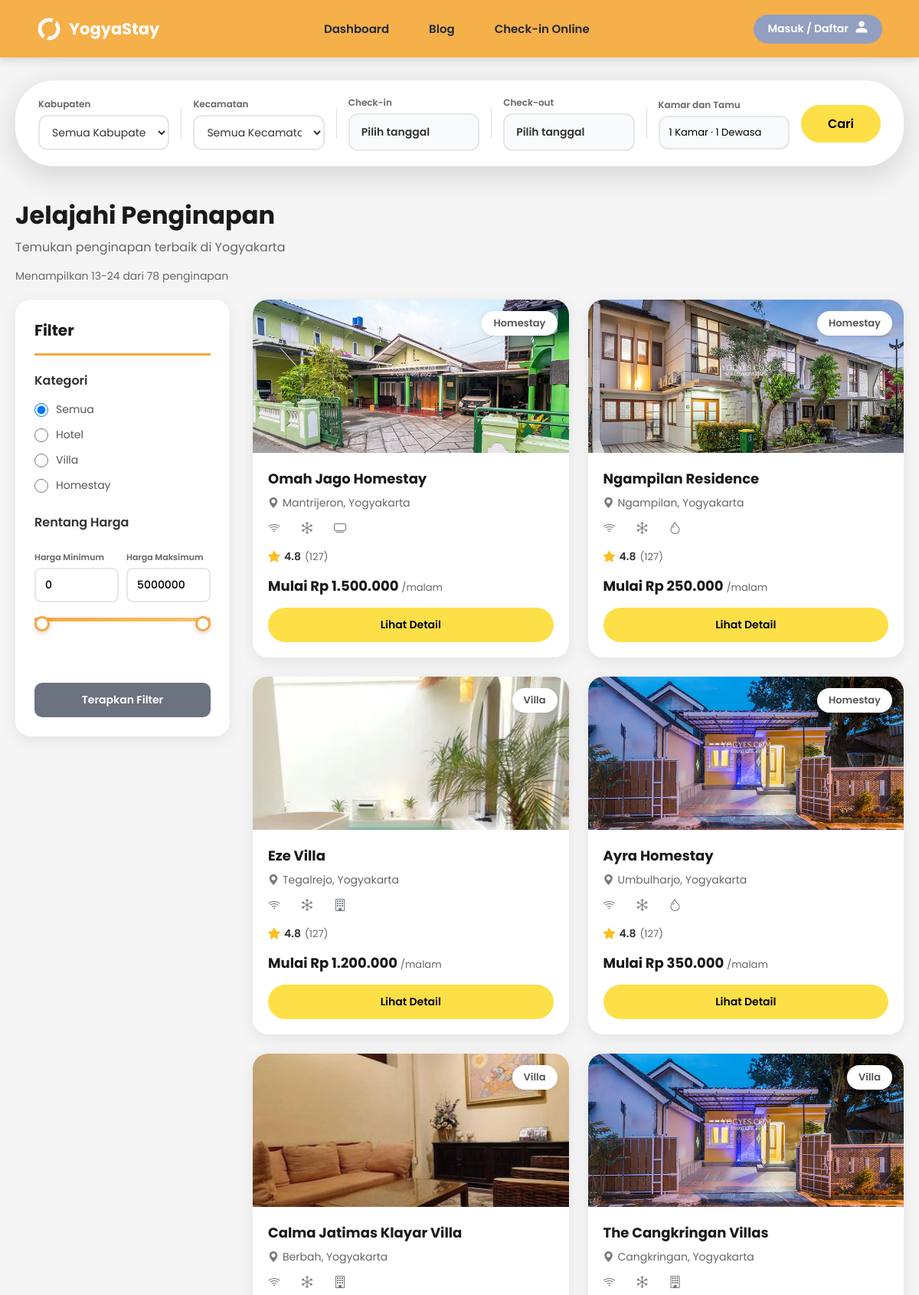
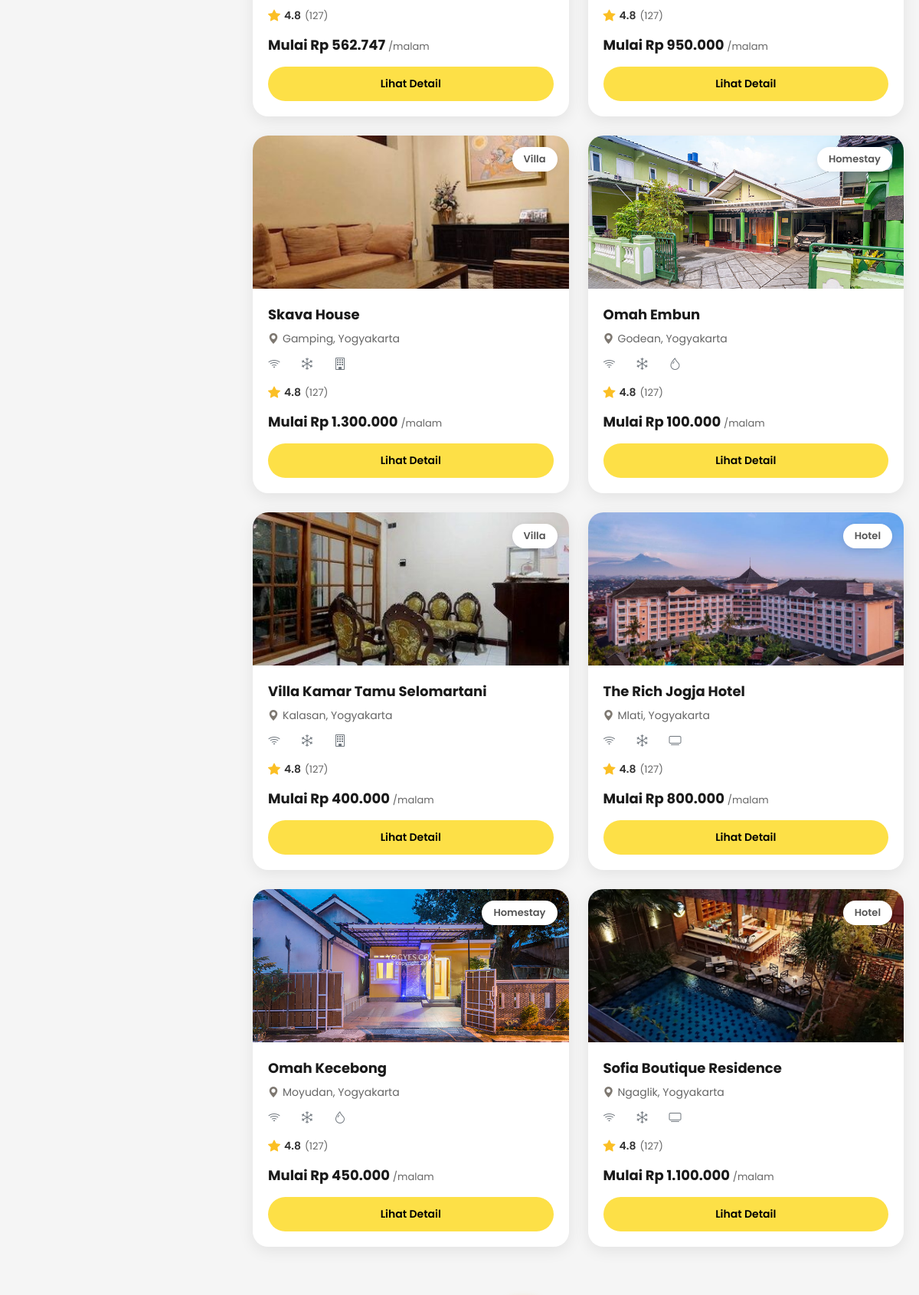
Screenshot of /users/penginapan.php?page=2& (upper part) with the database file from the repository (2 pictures, top to bottom).
### tables this page shows
CREATE TABLE `penginapan` (
  `id_penginapan` int(11) NOT NULL,
  `nama_penginapan` varchar(150) NOT NULL,
  `tipe_penginapan` enum('hotel','villa','homestay') NOT NULL,
  `id_kabupaten` int(11) NOT NULL,
  `id_kecamatan` int(11) NOT NULL,
  `alamat` text NOT NULL,
  `deskripsi` text DEFAULT NULL,
  `tentang_kami` text DEFAULT NULL,
  `harga_mulai` decimal(12,2) NOT NULL,
  `rating` decimal(3,2) DEFAULT 0.00,
  `jumlah_review` int(11) DEFAULT 0,
  `is_featured` tinyint(1) DEFAULT 0,
  `latitude` decimal(10,8) DEFAULT NULL,
  `longitude` decimal(11,8) DEFAULT NULL,
  `status` enum('aktif','nonaktif') DEFAULT 'aktif',
  `created_at` timestamp NOT NULL DEFAULT current_timestamp()
);

CREATE TABLE `kecamatan` (
  `id_kecamatan` int(11) NOT NULL,
  `id_kabupaten` int(11) NOT NULL,
  `nama_kecamatan` varchar(100) NOT NULL
);

### users/penginapan.php (the view, shortened to what the rows shown need)
<?php
require_once '../config.php';
$rooms = isset($_GET['rooms']) ? intval($_GET['rooms']) : 1;
$adults = isset($_GET['adults']) ? intval($_GET['adults']) : 1;
$children = isset($_GET['children']) ? intval($_GET['children']) : 0;
$page = isset($_GET['page']) ? intval($_GET['page']) : 1;
$items_per_page = 12;
$offset = ($page - 1) * $items_per_page;
$where_clause = "WHERE 1=1";
$having_clause = "";
if ($rooms > 0 || $adults > 0 || $children > 0) {
    $total_guests = $adults + $children;
    $having_conditions = [];
    if ($rooms > 0) {
        $having_conditions[] = "SUM(tk.jumlah_kamar) >= $rooms";
    }
    if ($total_guests > 0) {
        $having_conditions[] = "MAX(tk.kapasitas_orang) >= $total_guests";
    }
    if (!empty($having_conditions)) {
        $having_clause = " HAVING " . implode(" AND ", $having_conditions);
    }
}
$sql = "SELECT p.*, kc.nama_kecamatan,
        GROUP_CONCAT(DISTINCT tk.nama_tipe SEPARATOR ', ') as tipe_kamar_list,
        SUM(tk.jumlah_kamar) as total_kamar,
        MAX(tk.kapasitas_orang) as max_kapasitas,
        GROUP_CONCAT(DISTINCT f.nama_fasilitas SEPARATOR '|') as fasilitas_list,
        (SELECT path_gambar FROM gambar_penginapan WHERE id_penginapan = p.id_penginapan ORDER BY is_thumbnail DESC LIMIT 1) as gambar_thumbnail
        FROM penginapan p
        JOIN kecamatan kc ON p.id_kecamatan = kc.id_kecamatan
        LEFT JOIN tipe_kamar tk ON p.id_penginapan = tk.id_penginapan
        LEFT JOIN penginapan_fasilitas pf ON p.id_penginapan = pf.id_penginapan
        LEFT JOIN fasilitas f ON pf.id_fasilitas = f.id_fasilitas
        $where_clause
        GROUP BY p.id_penginapan";
if ($having_clause) {
    $sql .= $having_clause;
}
$check_column = mysqli_query($conn, "SHOW COLUMNS FROM penginapan LIKE 'rating'");
if (mysqli_num_rows($check_column) > 0) {
    $sql .= " ORDER BY p.rating DESC";
} else {
    $sql .= " ORDER BY p.id_penginapan DESC";
}
$sql .= " LIMIT $items_per_page OFFSET $offset";
$result = mysqli_query($conn, $sql);
require_once 'header.php';
?>
<link rel="stylesheet" href="https://cdn.jsdelivr.net/npm/flatpickr/dist/flatpickr.min.css">
<div class="container">
    <div class="section-header">
        <h2 class="section-title">Jelajahi Penginapan</h2>
    </div>
    <div class="main">
        <div class="cards">
            <?php
            if (mysqli_num_rows($result) > 0) {
                while ($row = mysqli_fetch_assoc($result)) {
                    $icon_map = [
                        'WiFi' => 'bi-wifi',
                        'AC' => 'bi-snow',
                        'TV' => 'bi-tv',
                        'Kamar Mandi Dalam' => 'bi-droplet',
                        'Air Panas' => 'bi-fire',
                        'Kolam Renang' => 'bi-water',
                        'Parkir' => 'bi-car-front',
                        'Resepsionis 24 Jam' => 'bi-clock',
                        'Sarapan' => 'bi-cup-hot',
                        'Dapur' => 'bi-basket',
                        'Private Pool' => 'bi-water',
                        'Balkon' => 'bi-building',
                        'View Alam' => 'bi-tree',
                        'Lift' => 'bi-arrow-up-circle',
                        'Gym' => 'bi-person-arms-up',
                        'Meeting Room' => 'bi-people'
                    ];
                    ?>
                    <div class="card">
                        <div class="card-image">
                            <img src="../<?= $row['gambar_thumbnail'] ?>" alt="<?= $row['nama_penginapan'] ?>">
                            <span class="badge"><?= ucfirst($row['tipe_penginapan']) ?></span>
                        </div>
                        <div class="card-body">
                            <h3 class="card-title"><?= $row['nama_penginapan'] ?></h3>
                            <p class="card-location">
                                <i class="bi bi-geo-alt-fill" style="color: #7e7871ff;"></i>
                                <?= $row['nama_kecamatan'] ?>, Yogyakarta
                            </p>
                            <div class="card-amenities">
                                <?php
                                $prioritas_fasilitas = ['WiFi', 'AC', 'TV'];
                                $fasilitas_ditampilkan = [];
                                if (!empty($row['fasilitas_list'])) {
                                    $fasilitas_array = explode('|', $row['fasilitas_list']);
                                    $fasilitas_array = array_unique($fasilitas_array);
                                    foreach ($prioritas_fasilitas as $prio_fasilitas) {
                                        if (in_array($prio_fasilitas, $fasilitas_array) && count($fasilitas_ditampilkan) < 3) {
                                            $fasilitas_ditampilkan[] = $prio_fasilitas;
                                        }
                                    }
                                    if (count($fasilitas_ditampilkan) < 3) {
                                        foreach ($fasilitas_array as $fasilitas) {
                                            if (!in_array($fasilitas, $fasilitas_ditampilkan) && count($fasilitas_ditampilkan) < 3) {
                                                $fasilitas_ditampilkan[] = $fasilitas;
                                            }
                                        }
                                    }
                                    foreach ($fasilitas_ditampilkan as $nama_fasilitas) {
                                        $icon_class = isset($icon_map[$nama_fasilitas])
                                            ? $icon_map[$nama_fasilitas]
                                            : 'bi-check-circle';
                                        echo '<div class="facility" style="display:inline-block; margin-right:15px;">';
                                        echo '<i class="bi ' . $icon_class . '" style="color: #70777eff; font-size:16px;"></i>';
                                        echo '</div>';
                                    }
                                }
                                ?>
                            </div>
                            <div class="card-rating">
                                <i class="bi bi-star-fill rating-star"></i>
                                <span class="rating-text">4.8</span>
                                <span class="rating-count">(127)</span>
                            </div>
                            <div class="card-price">
                                <span class="price">Mulai Rp <?= number_format($row['harga_mulai'], 0, ',', '.') ?> <span
                                        class="price-period">/malam</span></span>
                            </div>
                            <button class="btn-detail"
                                onclick="window.location.href='detail.php?id=<?= $row['id_penginapan'] ?>'">Lihat
                                Detail</button>
                        </div>
                    </div>
                <?php
                }
            } else {
                echo "<p style='grid-column: 1/-1; text-align:center; padding:40px; color:#666;'>Tidak ada penginapan yang sesuai dengan filter Anda.</p>";
            }
            ?>
        </div>
    </div>
</div>
<?php
require_once 'footer.php';
?>

### rows the page displays
penginapan: tipe_penginapan "Homestay", nama_penginapan "Omah Jago Homestay", id_kecamatan.nama_kecamatan "Mantrijeron", harga_mulai "1.500.000"
penginapan: shows a picture, tipe_penginapan "Homestay", nama_penginapan "Ngampilan Residence", id_kecamatan.nama_kecamatan "Ngampilan", harga_mulai "250.000"
penginapan: shows a picture, tipe_penginapan "Villa", nama_penginapan "Eze Villa", id_kecamatan.nama_kecamatan "Tegalrejo", harga_mulai "1.200.000"
penginapan: tipe_penginapan "Homestay", nama_penginapan "Ayra Homestay", id_kecamatan.nama_kecamatan "Umbulharjo", harga_mulai "350.000"
penginapan: tipe_penginapan "Villa", nama_penginapan "Calma Jatimas Klayar Villa", id_kecamatan.nama_kecamatan "Berbah", harga_mulai "562.747"
penginapan: tipe_penginapan "Villa", nama_penginapan "The Cangkringan Villas", id_kecamatan.nama_kecamatan "Cangkringan", harga_mulai "950.000"
penginapan: tipe_penginapan "Villa", nama_penginapan "Skava House", id_kecamatan.nama_kecamatan "Gamping", harga_mulai "1.300.000"
penginapan: tipe_penginapan "Homestay", nama_penginapan "Omah Embun", id_kecamatan.nama_kecamatan "Godean", harga_mulai "100.000"
penginapan: shows a picture, tipe_penginapan "Villa", nama_penginapan "Villa Kamar Tamu Selomartani", id_kecamatan.nama_kecamatan "Kalasan", harga_mulai "400.000"
penginapan: shows a picture, tipe_penginapan "Hotel", nama_penginapan "The Rich Jogja Hotel", id_kecamatan.nama_kecamatan "Mlati", harga_mulai "800.000"
penginapan: tipe_penginapan "Homestay", nama_penginapan "Omah Kecebong", id_kecamatan.nama_kecamatan "Moyudan", harga_mulai "450.000"
penginapan: shows a picture, tipe_penginapan "Hotel", nama_penginapan "Sofia Boutique Residence", id_kecamatan.nama_kecamatan "Ngaglik", harga_mulai "1.100.000"

### other values shown
$showing_start "13"
$showing_end "24"
$total_results "78"
